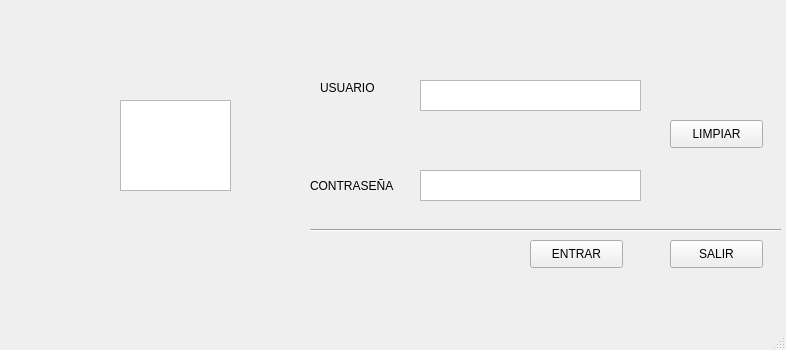
<?xml version="1.0" encoding="UTF-8"?>
<ui version="4.0">
 <class>MainWindow</class>
 <widget class="QMainWindow" name="MainWindow">
  <property name="geometry">
   <rect>
    <x>0</x>
    <y>0</y>
    <width>786</width>
    <height>350</height>
   </rect>
  </property>
  <property name="windowTitle">
   <string>MainWindow</string>
  </property>
  <widget class="QWidget" name="centralwidget">
   <widget class="QLabel" name="label">
    <property name="geometry">
     <rect>
      <x>320</x>
      <y>80</y>
      <width>56</width>
      <height>16</height>
     </rect>
    </property>
    <property name="text">
     <string>USUARIO</string>
    </property>
   </widget>
   <widget class="QLabel" name="label_2">
    <property name="geometry">
     <rect>
      <x>310</x>
      <y>170</y>
      <width>101</width>
      <height>31</height>
     </rect>
    </property>
    <property name="text">
     <string>CONTRASEÑA</string>
    </property>
   </widget>
   <widget class="QTextEdit" name="textUsuario">
    <property name="geometry">
     <rect>
      <x>420</x>
      <y>80</y>
      <width>221</width>
      <height>31</height>
     </rect>
    </property>
   </widget>
   <widget class="QTextEdit" name="textPass">
    <property name="geometry">
     <rect>
      <x>420</x>
      <y>170</y>
      <width>221</width>
      <height>31</height>
     </rect>
    </property>
   </widget>
   <widget class="QPushButton" name="pushLimpiar">
    <property name="geometry">
     <rect>
      <x>670</x>
      <y>120</y>
      <width>93</width>
      <height>28</height>
     </rect>
    </property>
    <property name="text">
     <string>LIMPIAR</string>
    </property>
   </widget>
   <widget class="QPushButton" name="pushEntrar">
    <property name="geometry">
     <rect>
      <x>530</x>
      <y>240</y>
      <width>93</width>
      <height>28</height>
     </rect>
    </property>
    <property name="text">
     <string>ENTRAR</string>
    </property>
   </widget>
   <widget class="QPushButton" name="pushSalir">
    <property name="geometry">
     <rect>
      <x>670</x>
      <y>240</y>
      <width>93</width>
      <height>28</height>
     </rect>
    </property>
    <property name="text">
     <string>SALIR</string>
    </property>
   </widget>
   <widget class="QTextEdit" name="textEdit">
    <property name="geometry">
     <rect>
      <x>120</x>
      <y>100</y>
      <width>111</width>
      <height>91</height>
     </rect>
    </property>
    <property name="styleSheet">
     <string notr="true">
border-image: url(:/logo/icono.jpg);</string>
    </property>
   </widget>
   <widget class="Line" name="line">
    <property name="geometry">
     <rect>
      <x>310</x>
      <y>220</y>
      <width>471</width>
      <height>20</height>
     </rect>
    </property>
    <property name="orientation">
     <enum>Qt::Orientation::Horizontal</enum>
    </property>
   </widget>
  </widget>
  <widget class="QMenuBar" name="menubar">
   <property name="geometry">
    <rect>
     <x>0</x>
     <y>0</y>
     <width>786</width>
     <height>33</height>
    </rect>
   </property>
  </widget>
  <widget class="QStatusBar" name="statusbar"/>
 </widget>
 <resources>
  <include location="imagenes/imagen.qrc"/>
 </resources>
 <connections/>
</ui>
